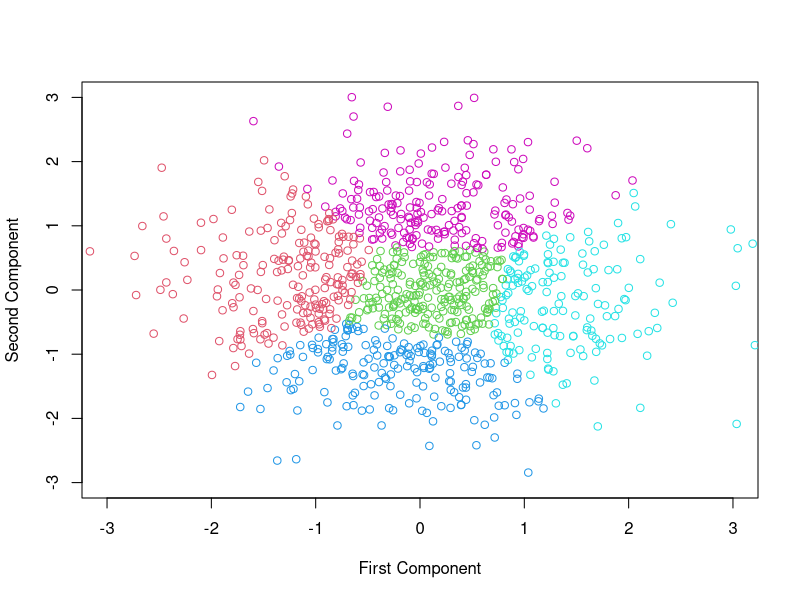
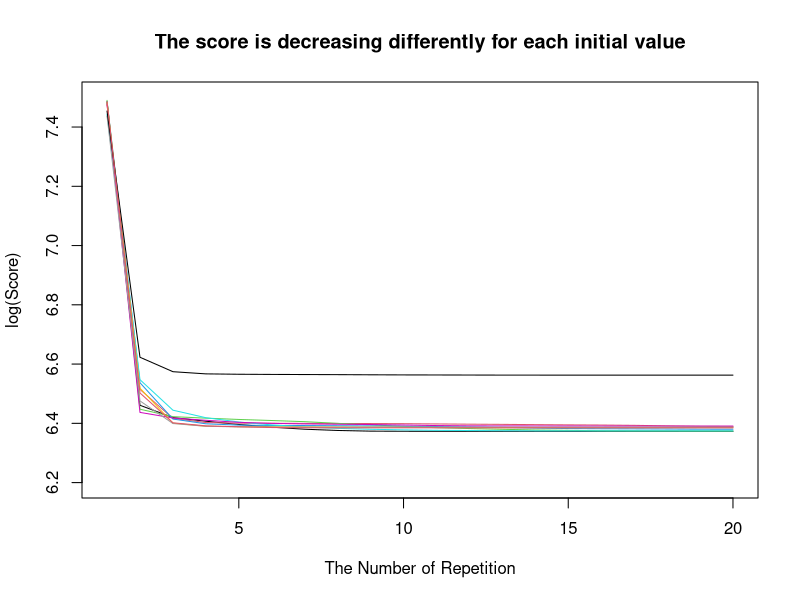

These charts were generated, in order, by the following R code: (Note: a time limit stopped this script after it produced the figures.)
## ---- chunk 1
k.means=function(X,K, iteration=20){
  n=nrow(X); p=ncol(X); center=array(dim=c(K,p));
  y=sample(1:K, n, replace=TRUE);
  scores=NULL　　　　　　　　　　　　　#
  for(h in 1:iteration){
    for(k in 1:K){
      if(sum(y[]==k)==0)center[k,]=Inf ## sum(y[]==k)でy[i]=kなるiの個数を意味する。サンプルを含まないクラスタは消滅
      else for(j in 1:p)center[k,j]= mean(X[y[]==k,j])
    }
    S.total=0 #
    for(i in 1:n){
      S.min=Inf;
      for(k in 1:K){
        S=sum((X[i,]-center[k,])^2);
        if(S<S.min){S.min=S; y[i]=k}
      }
    S.total=S.total+S.min #
    }
    scores=c(scores,S.total) #
  }
  return(list(clusters=y,scores=scores))
}
p=2; n=1000; X=matrix(rnorm(p*n),nrow=n,ncol=p) ## Data Generation
y=k.means(X,5)$clusters ## Obtain the cluster for each sample
# Change the color for each cluster
plot(-3:3, -3:3, xlab="First Component", ylab="Second Component", type="n")
points(X[,1],X[,2],col=y+1)

p=2; n=1000; X=matrix(rnorm(p*n),nrow=n,ncol=p) ## Data Generation
input=1:20; output=k.means(X,5)$scores
plot(input, log(output), ylim=c(6.2,7.5), xlab="The Number of Repetition", ylab="log(Score)",
    type="l",col=1, main="The score is decreasing differently for each initial value")
for(r in 2:10){output=k.means(X,5)$scores; lines(input,log(output),col=r)}
## ---- chunk 2
dist.complete=function(x,y){
  x=as.matrix(x); y=as.matrix(y); r=nrow(x); s=nrow(y)
  dist.max=0
  for(i in 1:r)for(j in 1:s){d=norm(x[i,]-y[j,],"2"); if(d>dist.max)dist.max=d}
  return(dist.max)
}
dist.single=function(x,y){
  x=as.matrix(x); y=as.matrix(y); r=nrow(x); s=nrow(y)
  dist.min=Inf
  for(i in 1:r)for(j in 1:s){d=norm(x[i,]-y[j,],"2"); if(d<dist.min)dist.min=d}
  return(dist.min)
}
dist.centroid=function(x,y){
  x=as.matrix(x); y=as.matrix(y); r=nrow(x); s=nrow(y)
  x.bar=0; for(i in 1:r)x.bar=x.bar+x[i,]; x.bar=x.bar/r
  y.bar=0; for(i in 1:s)y.bar=y.bar+y[i,]; y.bar=y.bar/s
  return(norm(x.bar-y.bar,"2")^2)
}
dist.average=function(x,y){
  x=as.matrix(x); y=as.matrix(y); r=nrow(x); s=nrow(y)
  S=0; for(i in 1:r)for(j in 1:s){d=norm(x[i,]-y[j,],"2"); S=S+d}
  return(S/r/s)
}
hc=function(X,dd="complete"){
  n=nrow(X); index=list(); for(i in 1:n) index[[i]]=list(i)
  cluster=list()
  for(k in n:2){
    dist.min=Inf
    for(i in 1:(k-1))for(j in (i+1):k){
      i.0=unlist(index[[i]]); j.0=unlist(index[[j]])
      d=switch(dd,"complete"=dist.complete(X[i.0,], X[j.0,]),
            "single"=dist.single(X[i.0,], X[j.0,]),
            "centroid"=dist.centroid(X[i.0,], X[j.0,]),
            "average"=dist.average(X[i.0,], X[j.0,]))
      if(d<dist.min){dist.min=d; i.1=i; j.1=j}
    }
    index[[i.1]]= append(index[[i.1]],index[[j.1]])
    if(j.1<k)for(h in (j.1+1):k)index[[h-1]]= index[[h]]; index[[k]]=NULL
    cluster[[k-1]]=index
  }
  return(cluster)
}
n=200; p=2; X=matrix(rnorm(n*p),ncol=p,nrow=n) ## Data Generation
cluster=hc(X); par(mfrow=c(2,2))
for(K in c(3,5,7,9)){
  grp=cluster[[K]]
  plot(-3:3,-3:3,xlab="First Component",ylab="Second Component",type="n", main=paste("K=",K))
  for(k in 1:K){ 
    z=unlist(grp[[k]]); x=X[z,1]; y=X[z,2]; points(x,y,col=k+1) 
  }
}

n=100; p=2; K=7; X=matrix(rnorm(n*p),ncol=p,nrow=n) ## Data Generation
for(d in c("complete","single","centroid","average")){
  cluster=hc(X, dd=d); grp=cluster[[K]]
  plot(-3:3,-3:3,xlab="First Component",ylab="Second Component",type="n", main=d)
  for(k in 1:K){ z=unlist(grp[[k]]); x=X[z,1]; y=X[z,2]; points(x,y,col=k+1) }
}
par(mfrow=c(1,1))

x=matrix(rnorm(n*2),ncol=2); par(mfrow=c(2,2))
hc.complete=hclust(dist(x),method="complete");plot(hc.complete)
hc.single=hclust(dist(x),method="single");plot(hc.single)
hc.centroid=hclust(dist(x),method="centroid");plot(hc.centroid)
hc.average=hclust(dist(x),method="average");plot(hc.average)

## The program in Appendix

hc.dendroidgram=function(cluster, dd="complete"){
  index=unlist(cluster[[1]]); y=unlist(index); z=matrix(0,ncol=5,nrow=n)
  for(i in 1:n)index[[i]]=list(y[i]); #for(i in 1:n)height[i]=0
  height=rep(0,n)
  for(k in n:2){
    dist.min=Inf
    for(i in 1:(k-1)){
      i.0=unlist(index[[i]]); j.0=unlist(index[[i+1]])
      d=switch(dd,
              "complete"=dist.complete(X[i.0,], X[j.0,]),
               "single"=dist.single(X[i.0,], X[j.0,]),
               "centroid"=dist.centroid(X[i.0,], X[j.0,]),
              "average"=dist.average(X[i.0,], X[j.0,]))
      if(d<dist.min){dist.min=d; i.1=i; j.1=i+1}
    }
    i=0; for(h in 1:i.1)i=i+length(index[[h]]);
    j=i+length(index[[j.1]])
    z[k,1]=i-length(index[[i.1]])/2+0.5;
    z[k,2]=j-length(index[[j.1]])/2+0.5
    z[k,3]=height[i.1]; z[k,4]=height[j.1]; z[k,5]=dist.min
    index[[i.1]]= append(index[[i.1]],index[[j.1]])
    if(j.1<k)for(h in (j.1+1):k){
        index[[h-1]]= index[[h]]; height[h-1]=height[h]
    }
    index[[k]]=NULL; height[i.1]=dist.min
  }
  plot(1:n,1:n,ylim=c(0,100),xlab="",ylab="",type="n",xaxt="n",
      yaxt="n",bty ="n", main=dd)
  r=z[2,5]/100; for(k in n:2)z[k,3:5]=z[k,3:5]/r
  for(k in n:2){
    segments(z[k,1],z[k,3],z[k,1],z[k,5])
    segments(z[k,1],z[k,5],z[k,2],z[k,5])
    segments(z[k,2],z[k,5],z[k,2],z[k,4])
  }
  for(i in 1:n)text(i,0,y[i])
}
n=30; p=3; X=matrix(rnorm(n*p),ncol=p,nrow=n) ## Data Generation
par(mfrow=c(2,2))
for(d in c("complete","single","centroid","average")){
  cluster=hc(X, dd=d);   
  hc.dendroidgram(cluster,dd=d)
}
## ---- chunk 3
pca=function(x){
  n=nrow(x); p=ncol(x); center=array(dim=p)
  for(j in 1:p)center[j]=mean(x[,j]); for(j in 1:p)x[,j]=x[,j]-center[j]
  sigma = t(x)%*%x; lambda =eigen(sigma)$values
  phi = eigen(sigma)$vectors
  return(list(lambdas=lambda,vectors=phi,centers=center))
}
n=100; p=5; x=matrix(rnorm(n*p), ncol=p, nrow=n)
pca(x)$lambdas; pca(x)$vectors; pca(x)$centers
prcomp(x)$rotation; 
(prcomp(x)$sdev)^2; 
prcomp(x)$center
names(prcomp(x))
pr.var=(prcomp(x)$sdev)^2
pve=pr.var/sum(pr.var)
par(mfrow=c(1,2))
plot(pve, xlab="Components", ylab="Proportions", ylim=c(0,1) ,type="b")
plot(cumsum(pve), xlab="Components", ylab="Accumulated Proportions", ylim=c(0,1), type="b")
n=100; a=0.7; b=sqrt(1-a^2); u=rnorm(n); v=rnorm(n); x=u; y=u*a+v*b;plot(x,y)
plot(x,y, xlim=c(-4, 4), ylim=c(-4, 4))
T=prcomp(cbind(x,y))$rotation; T[2,1]/T[1,1]*T[2,2]/T[1,2]
abline(0,T[2,1]/T[1,1],col="red"); abline(0, T[2,2]/T[1,2],col="blue")
pr.out=prcomp(USArrests, scale=TRUE)
biplot(pr.out)
pr.out$x=-pr.out$x; pr.out$rotation=-pr.out$rotation; biplot(pr.out)


library(MASS)
z=as.matrix(Boston); y=k.means(z,5)$clusters; w=prcomp(z)$x[,1:2]
plot(w,col=y+1, xlab="第1主成分", ylab="第2主成分",main="Bostonデータのクラスタリング")

pca.regression=function(X,y,m){
  pr=prcomp(X); Z=pr$x[,1:m]; phi=pr$rotation[,1:m]
  theta= solve(t(Z)%*%Z)%*%t(Z)%*%y; beta=phi%*%theta
  return(list(theta=theta,beta=beta))
}
## データ生成
n=100; p=5; X=matrix(rnorm(n*p),nrow=n,ncol=p);
for(j in 1:p)X[,j]=X[,j]-mean(X[,j])
y=X[,1]+X[,2]+X[,3]+X[,4]+X[,5]+rnorm(n); y=y-mean(y)
## 実行
pca.regression(X,y,3)
pca.regression(X,y,5)$beta; 
solve(t(X)%*%X)%*%t(X)%*%y
